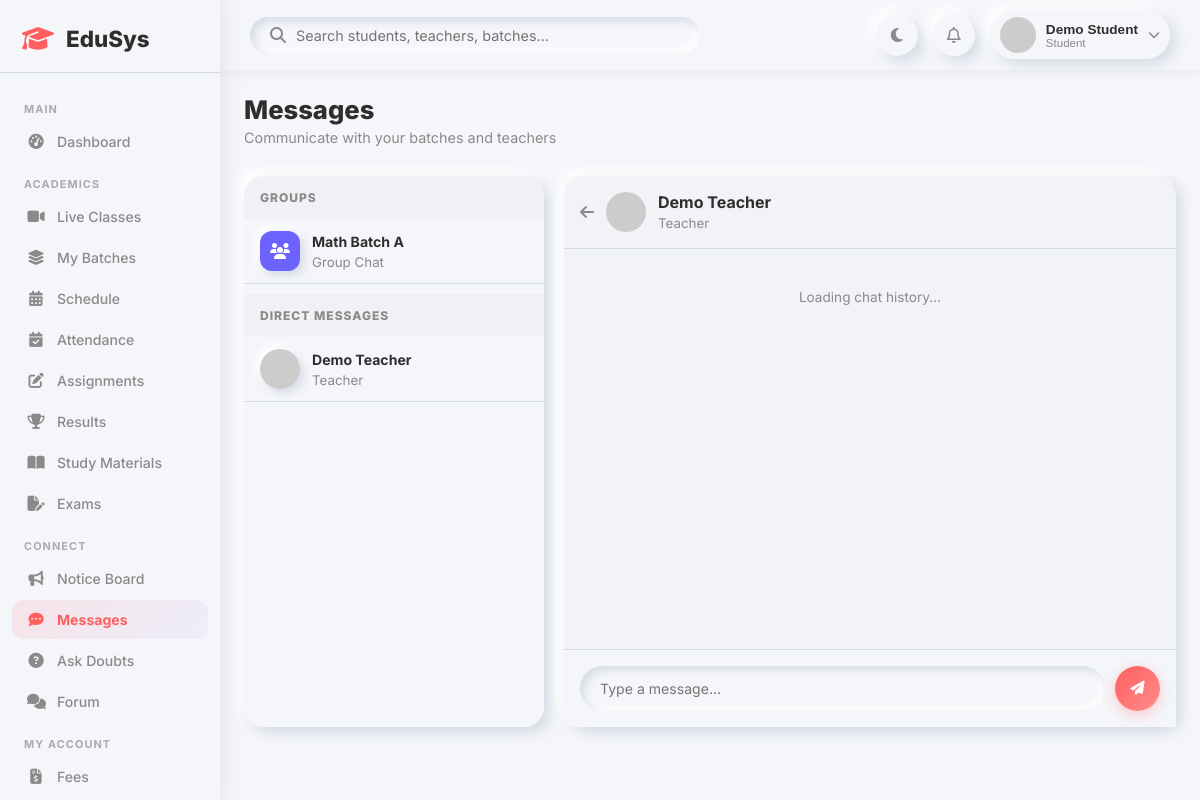
Page /student/messages.php?with=2 (signed in) on the committed database.
### tables this page shows
CREATE TABLE IF NOT EXISTS batches (
    id INT AUTO_INCREMENT PRIMARY KEY,
    name VARCHAR(150) NOT NULL,
    teacher_id INT,
    subject_id INT,
    grade VARCHAR(20),
    schedule TEXT,
    max_students INT DEFAULT 30,
    status ENUM('active','inactive') DEFAULT 'active',
    created_at TIMESTAMP DEFAULT CURRENT_TIMESTAMP,
    FOREIGN KEY (teacher_id) REFERENCES teachers(id) ON DELETE SET NULL,
    FOREIGN KEY (subject_id) REFERENCES subjects(id) ON DELETE SET NULL
);

CREATE TABLE IF NOT EXISTS users (
    id INT AUTO_INCREMENT PRIMARY KEY,
    name VARCHAR(150) NOT NULL,
    email VARCHAR(150) UNIQUE NOT NULL,
    password VARCHAR(255) NOT NULL,
    role ENUM('admin','teacher','student') NOT NULL DEFAULT 'student',
    avatar VARCHAR(255) DEFAULT NULL,
    status ENUM('active','inactive','pending') DEFAULT 'pending',
    created_at TIMESTAMP DEFAULT CURRENT_TIMESTAMP,
    updated_at TIMESTAMP DEFAULT CURRENT_TIMESTAMP ON UPDATE CURRENT_TIMESTAMP
);

### student/messages.php (the view, shortened to what this page needs)
<?php
require_once __DIR__ . '/../includes/auth.php';
$uid = $_SESSION['user_id'];
$student = $conn->query("SELECT s.id FROM students s WHERE s.user_id=$uid")->fetch_assoc();
$sid = $student['id'] ?? 0;
$me = $uid;
$groups = $conn->query("
    SELECT b.id, b.name
    FROM batch_students bs
    JOIN batches b ON bs.batch_id = b.id
    WHERE bs.student_id = $sid
");
$contacts = $conn->query("
    SELECT DISTINCT u.id, u.name, u.role,
           (SELECT COUNT(*) FROM messages WHERE sender_id=u.id AND receiver_id=$me AND is_read=0) as unread
    FROM batch_students bs
    JOIN batches b ON bs.batch_id=b.id
    JOIN teachers t ON b.teacher_id=t.id
    JOIN users u ON t.user_id=u.id
    WHERE bs.student_id=$sid
    ORDER BY name
");
$with = (int)($_GET['with'] ?? 0);
$batch_id = (int)($_GET['batch_id'] ?? 0);
$chat_title = "Select a Chat";
$chat_subtitle = "DMs or Group Chats";
if ($with) {
    $chat_user = $conn->query("SELECT id, name, role FROM users WHERE id=$with")->fetch_assoc();
    $chat_title = $chat_user['name'];
    $chat_subtitle = ucfirst($chat_user['role']);
} elseif ($batch_id) {
    $group = $conn->query("SELECT name FROM batches WHERE id=$batch_id")->fetch_assoc();
    $chat_title = $group['name'];
    $chat_subtitle = "Group Chat";
    $chat_id_type = "batch";
}
require_once __DIR__ . '/../includes/header.php';
?>
<div class="page-header"><div><h1>Messages</h1><p>Communicate with your batches and teachers</p></div></div>
<div class="chat-container" style="display:grid;grid-template-columns:300px 1fr;gap:20px;min-height:550px;">
    <div class="contact-list form-card" style="padding:0;overflow:hidden;display:flex;flex-direction:column;">
        <div style="flex:1;overflow-y:auto;">
            <div style="padding:14px 16px;background:rgba(0,0,0,0.02);font-size:0.75rem;font-weight:800;text-transform:uppercase;letter-spacing:1px;color:var(--text-secondary);">Groups</div>
            <?php while ($g = $groups->fetch_assoc()): ?>
            <a href="?batch_id=<?= $g['id'] ?>" class="sidebar-chat-item <?= $batch_id === $g['id'] ? 'active-chat' : '' ?>">
                <div style="width:40px;height:40px;border-radius:12px;background:var(--secondary);display:flex;align-items:center;justify-content:center;color:#fff;box-shadow:var(--neu-sm);"><i class="fa-solid fa-users"></i></div>
                <div style="flex:1;">
                    <strong style="font-size:0.88rem;color:var(--text-primary);"><?= htmlspecialchars($g['name']) ?></strong><br>
                    <small style="color:var(--text-secondary);">Group Chat</small>
                </div>
            </a>
            <?php endwhile; ?>
            <div style="padding:14px 16px;background:rgba(0,0,0,0.02);font-size:0.75rem;font-weight:800;text-transform:uppercase;letter-spacing:1px;color:var(--text-secondary);margin-top:10px;">Direct Messages</div>
            <?php if ($contacts->num_rows === 0): ?>
            <p class="empty-msg" style="padding:20px;">No teachers found.</p>
            <?php else: ?>
            <?php while ($c = $contacts->fetch_assoc()): ?>
            <a href="?with=<?= $c['id'] ?>" class="sidebar-chat-item <?= $with === $c['id'] ? 'active-chat' : '' ?>">
                <img src="https://i.pravatar.cc/40?u=<?= $c['id'] ?>" style="width:40px;height:40px;border-radius:50%;object-fit:cover;box-shadow:var(--neu-sm);">
                <div style="flex:1;">
                    <strong style="font-size:0.88rem;color:var(--text-primary);"><?= htmlspecialchars($c['name']) ?></strong><br>
                    <small style="color:var(--text-secondary);"><?= ucfirst($c['role']) ?></small>
                </div>
            </a>
            <?php endwhile; ?>
            <?php endif; ?>
        </div>
    </div>
    <div class="chat-area form-card" style="padding:0;display:flex;flex-direction:column;">
        <?php if ($with || $batch_id): ?>
        <div style="padding:16px;border-bottom:1px solid var(--shadow-dark);display:flex;align-items:center;gap:12px;background:rgba(0,0,0,0.01);">
            <a href="messages.php" style="color:var(--text-secondary);"><i class="fa-solid fa-arrow-left"></i></a>
            <?php if($batch_id): ?>
                <div style="width:40px;height:40px;border-radius:12px;background:var(--secondary);display:flex;align-items:center;justify-content:center;color:#fff;"><i class="fa-solid fa-users"></i></div>
            <?php else: ?>
                <img src="https://i.pravatar.cc/40?u=<?= $with ?>" style="width:40px;height:40px;border-radius:50%;object-fit:cover;">
            <?php endif; ?>
            <div><strong style="font-size:1rem;color:var(--text-primary);"><?= htmlspecialchars($chat_title) ?></strong><br><small style="color:var(--text-secondary);"><?= $chat_subtitle ?></small></div>
        </div>
        <div id="chat-messages" style="flex:1;overflow-y:auto;padding:20px;display:flex;flex-direction:column;gap:15px;min-height:400px;max-height:500px;background:rgba(0,0,0,0.01);">
            <p class="empty-msg">Loading chat history...</p>
        </div>
        <form id="chat-form" style="padding:16px;border-top:1px solid var(--shadow-dark);display:flex;gap:10px;background:var(--background);">
            <input type="text" name="message" id="message-input" class="form-control" placeholder="Type a message..." required style="flex:1;border-radius:25px;padding-left:20px;" autocomplete="off" autofocus>
            <button type="submit" class="btn btn-primary" style="width:45px;height:45px;border-radius:50%;padding:0;display:flex;align-items:center;justify-content:center;"><i class="fa-solid fa-paper-plane"></i></button>
        </form>
        <?php endif; ?>
    </div>
</div>
<?php require_once __DIR__ . '/../includes/footer.php'; ?>

### css/dashboard.css (style rules this page uses)
:root { --primary: #FF5F5F; --secondary: #6C63FF; --background: #F5F6FA; --text-primary: #2E2E2E; --text-secondary: #8A8A8A; --shadow-light: #ffffff; --shadow-dark: #d5dbe5; --neu: 6px 6px 14px var(--shadow-dark), -6px -6px 14px var(--shadow-light); --neu-sm: 4px 4px 8px var(--shadow-dark), -4px -4px 8px var(--shadow-light); --neu-in: inset 4px 4px 8px var(--shadow-dark), inset -4px -4px 8px var(--shadow-light); --success: #4CAF50; --danger: #FF5252; --warning: #FF9800; --info: #2196F3; --sidebar-width: 260px; }
* { margin: 0; padding: 0; box-sizing: border-box; }
body { font-family: 'Inter', sans-serif; background: var(--background); color: var(--text-primary); transition: background 0.3s, color 0.3s; }
.empty-msg { text-align: center; color: var(--text-secondary); font-size: 0.85rem; padding: 20px 0; }
.page-header { display: flex; justify-content: space-between; align-items: flex-start; margin-bottom: 30px; flex-wrap: wrap; gap: 15px; }
.page-header h1 { font-size: 1.6rem; font-weight: 800; }
.page-header p { color: var(--text-secondary); font-size: 0.9rem; margin-top: 4px; }
.btn { display: inline-flex; align-items: center; gap: 8px; padding: 10px 20px; border-radius: 12px; border: none; font-family: 'Inter', sans-serif; font-size: 0.88rem; font-weight: 600; cursor: pointer; transition: all 0.2s ease; text-decoration: none; }
.btn-primary { background: linear-gradient(135deg, var(--primary), #ff8c8c); color: white; box-shadow: 0 4px 14px rgba(255,95,95,0.3); }
.form-card { background: var(--background); border-radius: 20px; box-shadow: var(--neu); padding: 28px; margin-bottom: 25px; }
.form-control { padding: 11px 16px; border: none; border-radius: 12px; background: var(--background); box-shadow: var(--neu-in); font-family: 'Inter', sans-serif; font-size: 0.88rem; color: var(--text-primary); outline: none; transition: box-shadow 0.2s; width: 100%; }

### css/responsive.css (style rules this page uses)
@media (max-width: 1200px) { :root { --sidebar-width: 220px; } }

### rows in the picture
batches: name "Math Batch A"
users: name "Demo Teacher", role "Teacher"

### other values in the picture
$name "Demo Student"
$role "Student"
